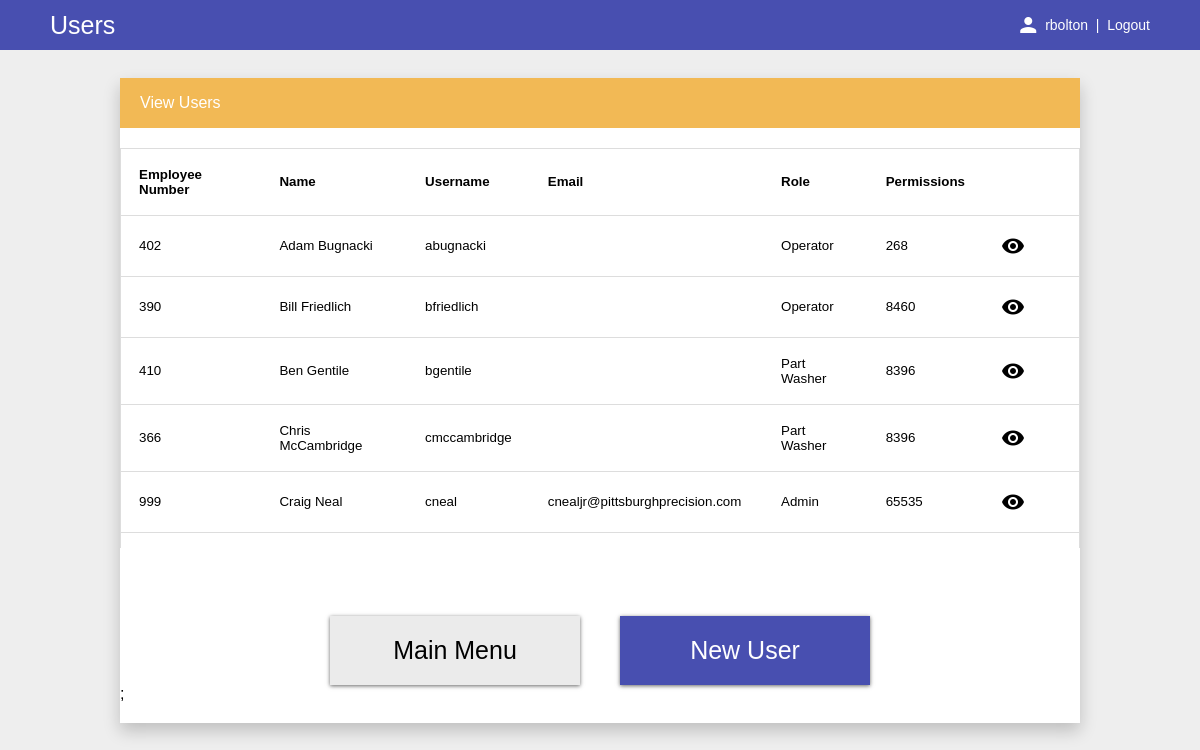
Page /user/user.php (signed in) on the committed database.
### tables this page shows
CREATE TABLE `user` (
  `employeeNumber` int(11) NOT NULL,
  `username` varchar(16) NOT NULL,
  `password` varchar(16) NOT NULL,
  `roles` int(11) NOT NULL,
  `permissions` int(11) NOT NULL DEFAULT '0',
  `firstName` varchar(16) NOT NULL,
  `lastName` varchar(16) NOT NULL,
  `email` varchar(32) NOT NULL
);

### common/authentication.php (called while the page is built, shortened)
<?php
require_once 'userInfo.php';
class Authentication
{
   static public function isAuthenticated()
   {
      return (isset($_SESSION["authenticated"]) && ($_SESSION["authenticated"] == true));
   }
   static public function getAuthenticatedUser()
   {
      $authenticatedUser = null;
      if (isset($_SESSION["authenticatedUser"]) && ($_SESSION["authenticatedUser"] == true))
      {
         $authenticatedUser = UserInfo::loadByName($_SESSION["authenticatedUser"]);
      }
      return ($authenticatedUser);
   }
   static public function getPermissions()
   {
      $permissions = 0;
      if (isset($_SESSION["permissions"]))
      {
         $permissions= $_SESSION["permissions"];
      }
      return ($permissions);
   }
   static public function checkPermissions($permissionId)
   {
      $permission = Permission::getPermission($permissionId)->bits;
      $userPermissions = Authentication::getPermissions();
      return (($userPermissions & $permission) > 0);
   }
}
?>

### common/databaseKey.php (called while the page is built)
<?php
$SERVER = "localhost";
$USER = "root";
$PASSWORD = "";
$DATABASE = "pptp";
?>

### common/userInfo.php (called while the page is built, shortened)
<?php
require_once 'database.php';
require_once 'permissions.php';
require_once 'roles.php';
class UserInfo
{
   public $firstName;
   public $lastName;
   public static function load($employeeNumber)
   {
      $userInfo = null;
      $database = new PPTPDatabase();
      $database->connect();
      if ($database->isConnected())
      {
         $result = $database->getUser($employeeNumber);
         if ($result && ($row = $result->fetch_assoc()))
         {
            $userInfo = new UserInfo();
            $userInfo->initialize($row);
         }
      }
      return ($userInfo);
   }
   static public function loadByName($username)
   {
      $userInfo = null;
      $database = new PPTPDatabase();
      $database->connect();
      if ($database->isConnected())
      {
         $result = $database->getUserByName($username);
         if ($result && ($row = $result->fetch_assoc()))
         {
            $userInfo = new UserInfo();
            $userInfo->initialize($row);
         }
      }
      return ($userInfo);
   }
   public function getFullName()
   {
      return ($this->firstName . " " . $this->lastName);
   }
   private function initialize($row)
   {
      $this->employeeNumber = intval($row['employeeNumber']);
      $this->username = $row['username'];
      $this->roles = intval($row['roles']);
      $this->permissions = intval($row['permissions']);
      $this->firstName = $row['firstName'];
      $this->lastName = $row['lastName'];
      $this->email = $row['email'];
   }
}
?>

### common/database.php (called while the page is built, shortened)
<?php
require_once 'databaseKey.php';
class MySqlDatabase implements Database
{
   function __construct(
      $server,
      $user,
      $password,
      $database)
   {
      $this->server = $server;
      $this->user = $user;
      $this->password = $password;
      $this->database = $database;
   }
   public function connect()
   {
      $this->connection = new mysqli($this->server, $this->user, $this->password, $this->database);
      if ($this->connection->connect_error)
      {
      }
      else
      {
         $this->isConnected = true;
      }
   }
   public function isConnected()
   {
      return ($this->isConnected);
   }
   public function query(
      $query)
   {
      $result = NULL;
      if ($this->isConnected())
      {
         $result = $this->connection->query($query);
      }
      return ($result);
   }
   private $server = "";
   private $user = "";
   private $password = "";
   private $database = "";
   private $connection;
   private $isConnected = false;
}
class PPTPDatabase extends MySqlDatabase
{
   public function getUser($employeeNumber)
   {
      $query = "SELECT * FROM user WHERE employeeNumber = \"$employeeNumber\";";
      $result = $this->query($query);
      return ($result);
   }
   public function getUserByName($username)
   {
      $query = "SELECT * FROM user WHERE username = \"$username\";";
      $result = $this->query($query);
      return ($result);
   }
   public function getUsers()
   {
      $query = "SELECT * FROM user ORDER BY username ASC;";
      $result = $this->query($query);
      return ($result);
   }
}
?>

### common/permissions.php (called while the page is built, shortened)
<?php
class Permission
{
   public static function getPermissions()
   {
      if (Permission::$permissions == null)
      {
         Permission::$permissions =
            array(new Permission(Permission::VIEW_JOB,                "View job"),
                  new Permission(Permission::EDIT_JOB,                "Edit job"),
                  new Permission(Permission::VIEW_TIME_CARD,          "View time card"),
                  new Permission(Permission::EDIT_TIME_CARD,          "Edit time card"),
                  new Permission(Permission::VIEW_PART_WEIGHT_LOG,    "View part weight log"),
                  new Permission(Permission::EDIT_PART_WEIGHT_LOG,    "Edit part weight log"),
                  new Permission(Permission::VIEW_PART_WASHER_LOG,    "View part washer log"),
                  new Permission(Permission::EDIT_PART_WASHER_LOG,    "Edit part washer log"),
                  new Permission(Permission::VIEW_PART_INSPECTION,   "View part inspection"),
                  new Permission(Permission::VIEW_MACHINE_STATUS,     "View machine status"),
                  new Permission(Permission::VIEW_PRODUCTION_SUMMARY, "View production summary"),
                  new Permission(Permission::VIEW_USER,               "View user"),
                  new Permission(Permission::EDIT_USER,               "Edit user"),
                  new Permission(Permission::VIEW_OTHER_USERS,        "View other users"),
                  new Permission(Permission::APPROVE_TIME_CARDS,      "Approve time cards"),
                  new Permission(Permission::VIEW_SIGN,               "View digital signs"),
                  new Permission(Permission::EDIT_SIGN,               "Edit digital signs"),
            );
      }
      return (Permission::$permissions);
   }
   public static function getPermission($permissionId)
   {
      $permission = new Permission(Permission::UNKNOWN, "");
      if (($permissionId>= Permission::FIRST) && ($permissionId <= Permission::LAST))
      {
         $permission = Permission::getPermissions()[$permissionId - Permission::FIRST];
      }
      return ($permission);
   }
   public static function getBits(...$permissionIds)
   {
      $bits = Permission::NO_PERMISSIONS;
      foreach ($permissionIds as $permissionId)
      {
         $bits |=  Permission::getPermission($permissionId)->bits;
      }
      return ($bits);
   }
   private static $permissions = null;
   private function __construct($permissionId, $permissionName)
   {
      if ($permissionId > Permission::UNKNOWN)
      {
         $this->bits = (1 << ($permissionId - Permission::FIRST));
      }
      else
      {
         $this->bits = 0;
      }
   }
}

### common/roles.php (called while the page is built, shortened)
<?php
require_once 'permissions.php';
class Role
{
   public static function getRoles()
   {
      if (Role::$roles == null)
      {
         Role::$roles =
            array(new Role(Role::SUPER_USER, "Super User", Permission::ALL_PERMISSIONS),
                  new Role(Role::ADMIN, "Admin", Permission::ALL_PERMISSIONS),
                  new Role(Role::OPERATOR, "Operator", Permission::getBits(Permission::VIEW_TIME_CARD, Permission::EDIT_TIME_CARD, Permission::VIEW_PART_INSPECTION)),
                  new Role(Role::LABORER, "Laborer", Permission::getBits(Permission::VIEW_PART_WEIGHT_LOG, Permission::EDIT_PART_WEIGHT_LOG)),
                  new Role(Role::PART_WASHER, "Part Washer", Permission::getBits(Permission::VIEW_PART_WASHER_LOG, Permission::EDIT_PART_WASHER_LOG)));
      }
      return (Role::$roles);
   }
   public static function getRole($roleId)
   {
      $role = new Role(Role::UNKNOWN, "", Permission::NO_PERMISSIONS);
      if (($roleId >= Role::FIRST) && ($roleId <= Role::LAST))
      {
         $role = Role::getRoles()[$roleId - Role::FIRST];
      }
      return ($role);
   }
   private static $roles = null;
   private function __construct($roleId, $roleName, $defaultPermissions)
   {
      $this->roleName = $roleName;
   }
}

### user/viewUsers.php (the view, shortened to what this page needs)
<?php
require_once '../common/database.php';
require_once '../common/navigation.php';
require_once '../common/permissions.php';
require_once '../common/roles.php';
class ViewUsers
{
   public function getHtml()
   {
      $usersDiv = ViewUsers::usersDiv();
      $navBar = ViewUsers::navBar();
      $html =
<<<HEREDOC
      <div class="flex-vertical card-div">
         <div class="card-header-div">View Users</div>
         <div class="flex-vertical content-div" style="justify-content: flex-start; height:400px;">
               $usersDiv
         </div>
         $navBar;
      </div>
HEREDOC;
      return ($html);
   }
   public function render()
   {
      echo (ViewUsers::getHtml());
   }
   private function navBar()
   {
      $navBar = new Navigation();
      $navBar->start();
      $navBar->mainMenuButton();
      $navBar->highlightNavButton("New User", "onNewUser()", true);
      $navBar->end();
      return ($navBar->getHtml());
   }
   private function usersDiv()
   {
      $html =
<<<HEREDOC
         <div class="users-div">
            <table class="user-table">
               <tr>
                  <th>Employee Number</th>
                  <th>Name</th>
                  <th>Username</th>
                  <th>Email</th>
                  <th>Role</th>
                  <th>Permissions</th>
                  <th/>
                  <th/>
               </tr>
HEREDOC;
      $database = new PPTPDatabase();
      $database->connect();
      if ($database->isConnected())
      {
         $result = $database->getUsers();
         if ($result)
         {
            while ($row = $result->fetch_assoc())
            {
               $userInfo = UserInfo::load($row["employeeNumber"]);
               if ($userInfo)
               {
                  $roleName = Role::getRole($userInfo->roles)->roleName;
                  $viewEditIcon = "";
                  $deleteIcon = "";
                  if (Authentication::checkPermissions(Permission::EDIT_USER))
                  {
                     $viewEditIcon =
                        "<i class=\"material-icons pan-ticket-function-button\" onclick=\"onEditUser('$userInfo->employeeNumber')\">mode_edit</i>";
                     $deleteIcon =
                        "<i class=\"material-icons pan-ticket-function-button\" onclick=\"onDeleteUser('$userInfo->employeeNumber')\">delete</i>";
                  }
                  else
                  {
                     $viewEditIcon =
                        "<i class=\"material-icons table-function-button\" onclick=\"onViewUser('$userInfo->employeeNumber')\">visibility</i>";
                  }
                  $html .=
<<<HEREDOC
                     <tr>
                        <td>$userInfo->employeeNumber</td>
                        <td>{$userInfo->getFullName()}</td>
                        <td>$userInfo->username</td>
                        <td>$userInfo->email</td>
                        <td>$roleName</td>
                        <td>$userInfo->permissions</td>
                        <td>$viewEditIcon</td>
                        <td>$deleteIcon</td>
                     </tr>
HEREDOC;
               }
            }
         }
      }
      $html .=
<<<HEREDOC
            </table>
         </div>
HEREDOC;
      return ($html);
   }
}
?>

### common/header.php
<?php
require_once 'authentication.php';
class Header
{
   public static function render($pageTitle)
   {
      echo
<<<HEREDOC
      <div class="header-div">
         <span class="page-title">$pageTitle</span>
HEREDOC;
      if (Authentication::isAuthenticated())
      {
         $username = Authentication::getAuthenticatedUser()->username;
         echo
<<<HEREDOC
            <div class="flex-horizontal">
               <i class="material-icons" style="margin-right:5px; color: #ffffff; font-size: 24px;">person</i>
               <div class="nav-username">$username&nbsp | &nbsp</div>
               <a class="nav-link" href="/pptp/home.php?action=logout">Logout</a>
            </div>
HEREDOC;
      }
      echo "</div>";
   }
}
?>

### common/flex.css (style rules this page uses)
.flex-horizontal { display: flex; flex-direction: row; align-items:center; justify-content: center; }
.flex-vertical { display: flex; flex-direction: column; align-items:center; justify-content: center; }

### common/common.css (style rules this page uses)
body { margin: 0px; font-family: "lucida grande",tahoma,verdana,arial,sans-serif; background: #eee; }
.header-div { display: flex; flex-direction: row; justify-content: space-between; align-items: center; height: 50px; background: #484fb0; padding-left: 50px; padding-right: 50px; }
.page-title { font-size: 25px; color: #ffffff; }
.nav-username { font-size: 14px; color: #ffffff; }
.nav-link { font-size: 14px; color: #ffffff; text-decoration: none; }
.card-div { justify-content: flex-start; align-items: stretch; background: #ffffff; box-shadow: 0px 8px 16px 0px rgba(0,0,0,0.2); width: 80%; height: 625px; padding-bottom: 20px; }
.card-header-div { display: flex; flex-direction: row; justify-content: flex-start; align-items: center; background: #f2b955; font-size: 16px; color: #ffffff; padding-left: 20px; height: 50px; }
.content-div { flex-grow: 1; padding-top: 20px; height:400px }
.table-function-button { cursor: pointer; }
table { background: #ffffff; box-shadow: 0px 2px 2px 0px rgba(0,0,0,0.2); border-collapse:collapse; }
tr { border: 1px solid #dddddd; }
th, td { text-align: left; padding: 18px; font-size: 10pt; }

### user/user.css (style rules this page uses)
.users-div { overflow-y: scroll; height: 400px; }

### rows in the picture
user: username "rbolton"
user: employeeNumber "402", $userInfo->getFullName() "Adam Bugnacki", username "abugnacki", roles "Operator", permissions "268"
user: employeeNumber "390", $userInfo->getFullName() "Bill Friedlich", username "bfriedlich", roles "Operator", permissions "8460"
user: employeeNumber "410", $userInfo->getFullName() "Ben Gentile", username "bgentile", roles "Part Washer", permissions "8396"
user: employeeNumber "366", $userInfo->getFullName() "Chris McCambridge", username "cmccambridge", roles "Part Washer", permissions "8396"
user: employeeNumber "999", $userInfo->getFullName() "Craig Neal", username "cneal", email "cnealjr@pittsburghprecision.com", roles "Admin", permissions "65535"

### other values in the picture
$pageTitle "Users"
$text "New User"
